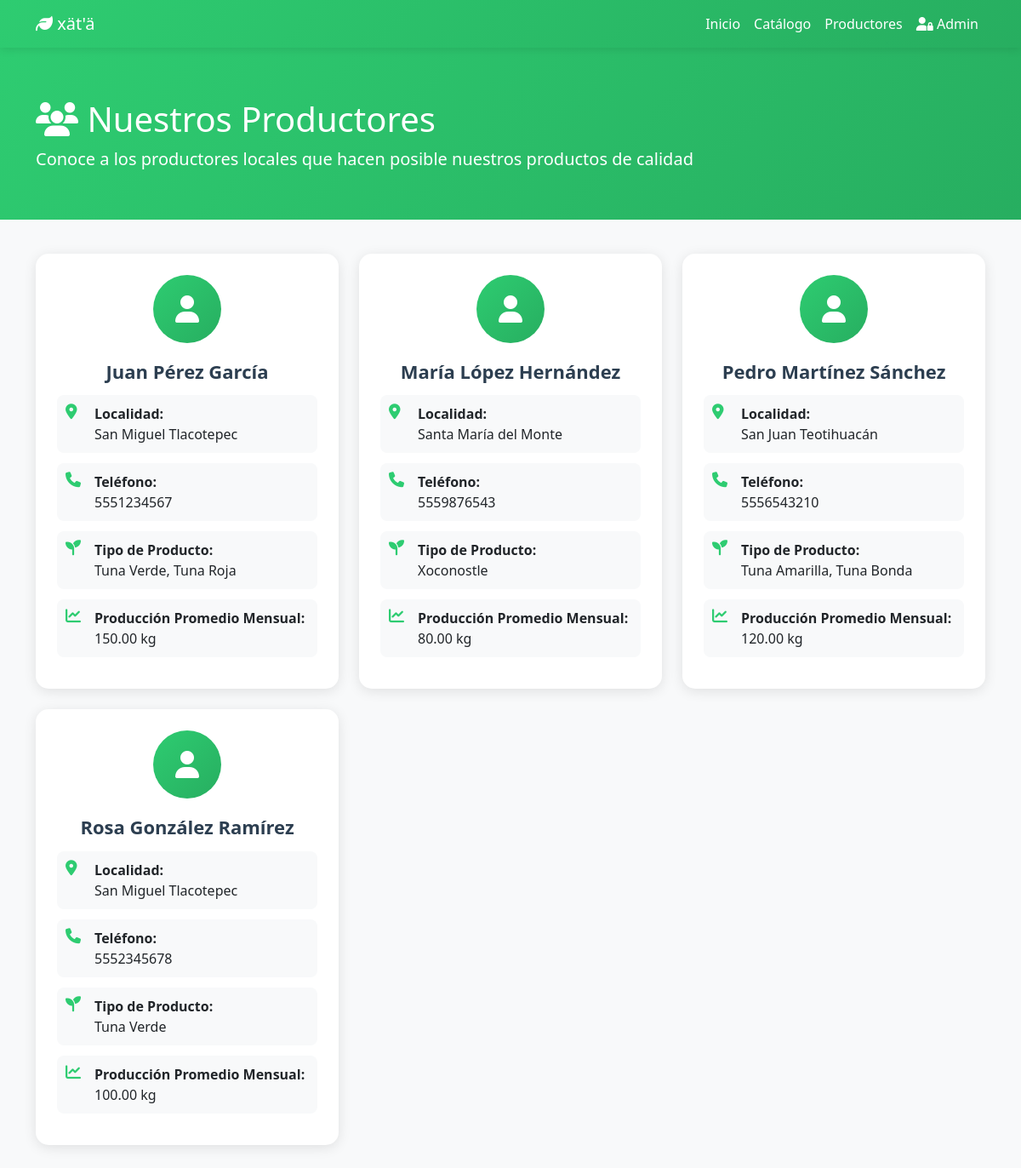
Page /productores_publico.php on the committed database.
### tables this page shows
CREATE TABLE `productores` (
  `id` int(11) NOT NULL,
  `nombre` varchar(100) NOT NULL,
  `apellidos` varchar(100) NOT NULL,
  `localidad` varchar(100) NOT NULL,
  `telefono` varchar(15) DEFAULT NULL,
  `email` varchar(100) DEFAULT NULL,
  `tipo_producto` varchar(100) NOT NULL,
  `produccion_promedio_mensual` decimal(10,2) NOT NULL COMMENT 'En kilogramos',
  `fecha_registro` timestamp NOT NULL DEFAULT current_timestamp(),
  `activo` tinyint(1) DEFAULT 1
);

### productores_publico.php (the view, shortened to what this page needs)
<?php
require_once 'includes/conexion.php';
$query = "SELECT * FROM productores WHERE activo = 1 ORDER BY nombre ASC";
$resultado = $conn->query($query);
?>
<!DOCTYPE html>
<html lang="es">
<head>
    <link href="https://cdn.jsdelivr.net/npm/bootstrap@5.3.2/dist/css/bootstrap.min.css" rel="stylesheet">
    <link rel="stylesheet" href="https://cdnjs.cloudflare.com/ajax/libs/font-awesome/6.4.0/css/all.min.css">
</head>
<body>
    <nav class="navbar navbar-expand-lg navbar-dark">
        <div class="container">
            <a class="navbar-brand" href="index.php">
                <i class="fas fa-leaf"></i> xät'ä
            </a>
            <div class="collapse navbar-collapse" id="navbarNav">
                <ul class="navbar-nav ms-auto">
                    <li class="nav-item"><a class="nav-link" href="index.php">Inicio</a></li>
                    <li class="nav-item"><a class="nav-link" href="catalogo.php">Catálogo</a></li>
                    <li class="nav-item"><a class="nav-link active" href="productores_publico.php">Productores</a></li>
                    <li class="nav-item"><a class="nav-link" href="login.php"><i class="fas fa-user-lock"></i> Admin</a></li>
                </ul>
            </div>
        </div>
    </nav>
    <div class="page-header">
        <div class="container">
            <h1><i class="fas fa-users"></i> Nuestros Productores</h1>
            <p class="lead">Conoce a los productores locales que hacen posible nuestros productos de calidad</p>
        </div>
    </div>
    <div class="container mb-5">
        <?php if ($resultado->num_rows > 0): ?>
            <div class="row g-4">
                <?php while ($productor = $resultado->fetch_assoc()): ?>
                    <div class="col-md-6 col-lg-4">
                        <div class="productor-card">
                            <div class="productor-icon">
                                <i class="fas fa-user"></i>
                            </div>
                            <h3 class="productor-name">
                                <?php echo htmlspecialchars($productor['nombre'] . ' ' . $productor['apellidos']); ?>
                            </h3>
                            <div class="info-item">
                                <i class="fas fa-map-marker-alt"></i>
                                <div>
                                    <strong>Localidad:</strong><br>
                                    <?php echo htmlspecialchars($productor['localidad']); ?>
                                </div>
                            </div>
                            <?php if (!empty($productor['telefono'])): ?>
                                <div class="info-item">
                                    <i class="fas fa-phone"></i>
                                    <div>
                                        <strong>Teléfono:</strong><br>
                                        <?php echo htmlspecialchars($productor['telefono']); ?>
                                    </div>
                                </div>
                            <?php endif; ?>
                            <div class="info-item">
                                <i class="fas fa-seedling"></i>
                                <div>
                                    <strong>Tipo de Producto:</strong><br>
                                    <?php echo htmlspecialchars($productor['tipo_producto']); ?>
                                </div>
                            </div>
                            <div class="info-item">
                                <i class="fas fa-chart-line"></i>
                                <div>
                                    <strong>Producción Promedio Mensual:</strong><br>
                                    <?php echo number_format($productor['produccion_promedio_mensual'], 2); ?> kg
                                </div>
                            </div>
                        </div>
                    </div>
                <?php endwhile; ?>
            </div>
        <?php endif; ?>
    </div>
</body>
</html>

### productores_publico.php (style rules this page uses)
:root { --primary-color: #2ecc71; --secondary-color: #27ae60; }
body { font-family: 'Segoe UI', Tahoma, Geneva, Verdana, sans-serif; background-color: #f8f9fa; }
.navbar { background: linear-gradient(135deg, var(--primary-color) 0%, var(--secondary-color) 100%); box-shadow: 0 2px 10px rgba(0,0,0,0.1); }
.navbar-brand, .nav-link { color: white !important; }
.page-header { background: linear-gradient(135deg, var(--primary-color) 0%, var(--secondary-color) 100%); color: white; padding: 60px 0 40px; margin-bottom: 40px; }
.productor-card { background: white; border-radius: 15px; padding: 25px; box-shadow: 0 3px 15px rgba(0,0,0,0.1); transition: all 0.3s; height: 100%; display: flex; flex-direction: column; }
.productor-icon { width: 80px; height: 80px; background: linear-gradient(135deg, var(--primary-color) 0%, var(--secondary-color) 100%); border-radius: 50%; display: flex; align-items: center; justify-content: center; color: white; font-size: 32px; margin: 0 auto 20px; }
.productor-name { font-size: 22px; font-weight: 700; text-align: center; color: #2c3e50; margin-bottom: 15px; }
.info-item { display: flex; align-items: start; margin-bottom: 12px; padding: 10px; background: #f8f9fa; border-radius: 8px; }
.info-item i { color: var(--primary-color); margin-right: 10px; font-size: 18px; min-width: 24px; }

### rows in the picture
productores: nombre+apellidos "Juan Pérez García", localidad "San Miguel Tlacotepec", telefono "5551234567", tipo_producto "Tuna Verde, Tuna Roja", produccion_promedio_mensual "150.00"
productores: nombre+apellidos "María López Hernández", localidad "Santa María del Monte", telefono "5559876543", tipo_producto "Xoconostle", produccion_promedio_mensual "80.00"
productores: nombre+apellidos "Pedro Martínez Sánchez", localidad "San Juan Teotihuacán", telefono "5556543210", tipo_producto "Tuna Amarilla, Tuna Bonda", produccion_promedio_mensual "120.00"
productores: nombre+apellidos "Rosa González Ramírez", localidad "San Miguel Tlacotepec", telefono "5552345678", tipo_producto "Tuna Verde", produccion_promedio_mensual "100.00"
